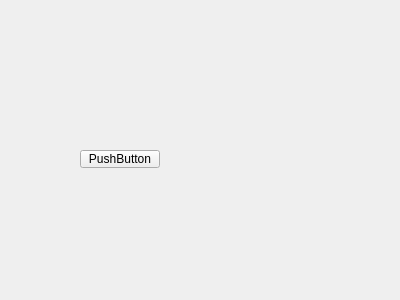
<?xml version="1.0" encoding="UTF-8"?>
<ui version="4.0">
 <class>LedTestWidget</class>
 <widget class="QWidget" name="LedTestWidget">
  <property name="geometry">
   <rect>
    <x>0</x>
    <y>0</y>
    <width>400</width>
    <height>300</height>
   </rect>
  </property>
  <property name="windowTitle">
   <string>LedTestWidget</string>
  </property>
  <widget class="QPushButton" name="pushButton">
   <property name="geometry">
    <rect>
     <x>80</x>
     <y>150</y>
     <width>80</width>
     <height>18</height>
    </rect>
   </property>
   <property name="text">
    <string>PushButton</string>
   </property>
  </widget>
 </widget>
 <resources/>
 <connections/>
</ui>
